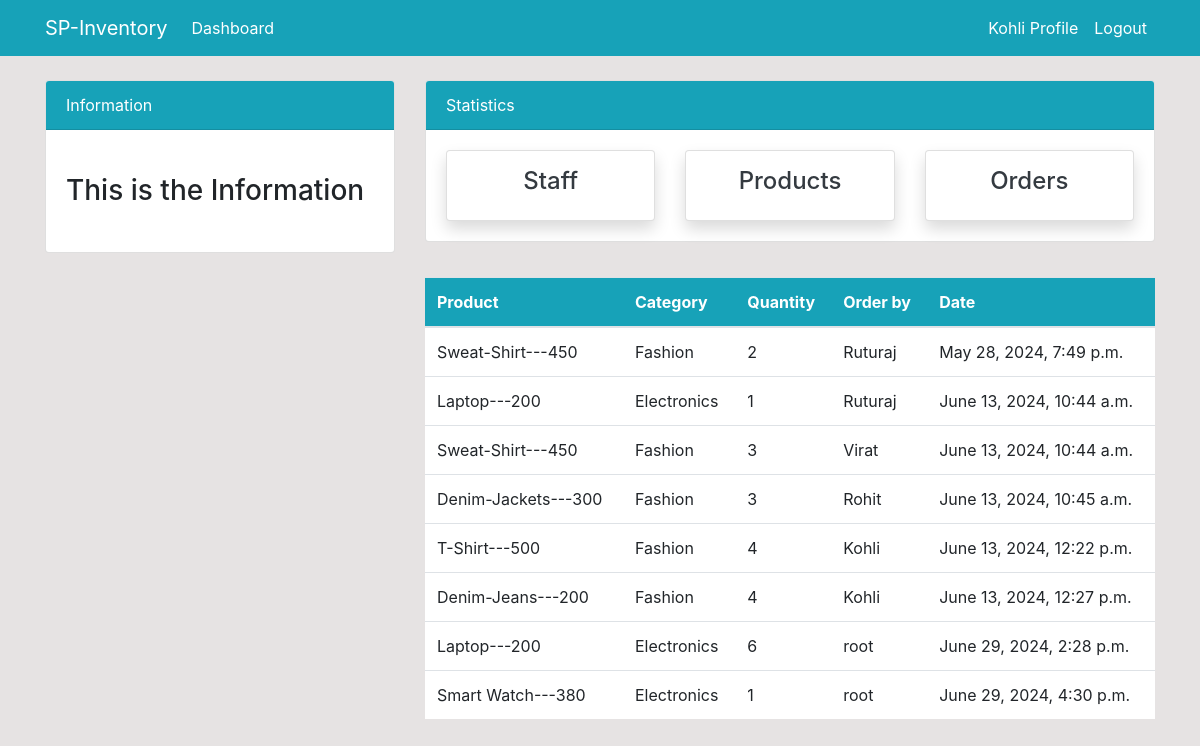
The page /order/ (signed in) on the database its author committed.
### dashboard/models.py (models this page shows, shortened)
class Order(models.Model):
    product = models.ForeignKey(Product, on_delete=models.CASCADE, null=True)
    staff = models.ForeignKey(User, models.CASCADE, null=True)
    order_quantity = models.PositiveIntegerField(null=True)
    date = models.DateTimeField(auto_now_add=True)

class Product(models.Model):
    name = models.CharField(max_length=100, null=True)
    category = models.CharField(max_length=20, choices=CATEGORY, null=True)
    quantity = models.PositiveIntegerField(null=True)
    def __str__(self):
        return f'{self.name}---{self.quantity}'

### dashboard/views.py (the view)
# urls.py: path('order/', views.order, name='dashboard-order'),
@login_required
def order(request):
    orders = Order.objects.all()
    context = {
        'orders': orders,
    }
    return render(request,'dashboard/order.html', context)

### templates/dashboard/order.html (shortened to what this page needs)
{% extends 'partials/base.html' %}
{% block content %}
{% include 'partials/topnav.html' %}
    <div class="container">
        <div class="row my-4">
            <div class="col-md-4">
            </div>
            <div class="col-md-8">
                <table class="table bg-white">
                    <thead class="bg-info">
                        <tr class="text-white">
                            <th scope="col">Product</th>
                            <th scope="col">Category</th>
                            <th scope="col">Quantity</th>
                            <th scope="col">Order by</th>
                            <th scope="col">Date</th>
                        </tr>
                    </thead>
                    <tbody>
                        {% for odr in orders  %}
                        <tr>
                            <td>{{ odr.product }}</td>
                            <td>{{ odr.product.category }}</td>
                            <td>{{ odr.order_quantity }}</td>
                            <td>{{ odr.staff.username }}</td>
                            <td>{{ odr.date }}</td>
                        </tr>
                        {% endfor %}
                    </tbody>
                </table>
            </div>
        </div>
    </div>
{% endblock content %}

### templates/partials/nav.html (shortened to what this page needs)
<nav class="navbar navbar-expand-lg navbar-info bg-info">
    {% if user.is_authenticated %}
    <div class="container">
        <a class="navbar-brand text-white" href="{% url 'dashboard-index' %}">SP-Inventory</a>
        <div class="collapse navbar-collapse" id="navbarSupportedContent">
            <ul class="navbar-nav mr-auto">
                <li class="nav-item active">
                    <a class="nav-link text-white" href="{% url 'dashboard-index' %}">Dashboard </a>
                </li>
            </ul>
            <ul class="navbar-nav ml-auto">
                <li class="nav-item active">
                    <a class="nav-link text-white" href="{% url 'user-profile' %}">{{ user.username }} Profile
                        <span class="sr-only">(current)</span></a>
                </li>
                <li class="nav-item">
                    <a class="nav-link text-white" href="{% url 'user-logout' %}">Logout</a>
                </li>
            </ul>
            {% endif %}
        </div>
    </div>
</nav>

### static/style.css (style rules this page uses)
body { background: rgb(230, 227, 227); }

### rows shown on the page
Order: product "Sweat-Shirt---450", product.category "Fashion", order_quantity "2", staff.username "Ruturaj", date "May 28, 2024, 7:49 p.m."
Order: product "Laptop---200", product.category "Electronics", order_quantity "1", staff.username "Ruturaj", date "June 13, 2024, 10:44 a.m."
Order: product "Sweat-Shirt---450", product.category "Fashion", order_quantity "3", staff.username "Virat", date "June 13, 2024, 10:44 a.m."
Order: product "Denim-Jackets---300", product.category "Fashion", order_quantity "3", staff.username "Rohit", date "June 13, 2024, 10:45 a.m."
Order: product "T-Shirt---500", product.category "Fashion", order_quantity "4", staff.username "Kohli", date "June 13, 2024, 12:22 p.m."
Order: product "Denim-Jeans---200", product.category "Fashion", order_quantity "4", staff.username "Kohli", date "June 13, 2024, 12:27 p.m."
Order: product "Laptop---200", product.category "Electronics", order_quantity "6", staff.username "root", date "June 29, 2024, 2:28 p.m."
Order: product "Smart Watch---380", product.category "Electronics", order_quantity "1", staff.username "root", date "June 29, 2024, 4:30 p.m."

### other values the page prints
{{ user.username }} "Kohli"
